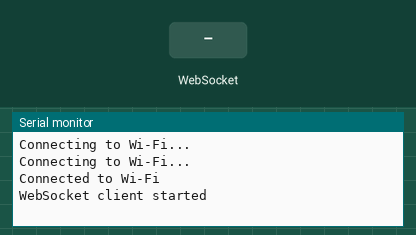
Recording of a sketch running on a simulated ESP32. On the bench: the last lines printed to the serial monitor. The test bench sets the inputs (shaded band). WiFi joins after 1.5 s; servers stay silent unless stated.

Above: at 3.2 s.
3.3 s: WebSocket text "1" received
At 4.5 s:
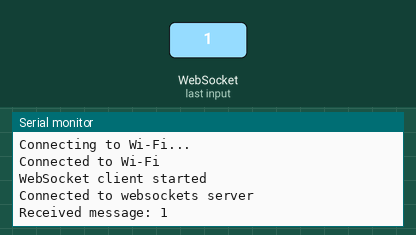
4.8 s: WebSocket text "0" received
At 5.8 s:
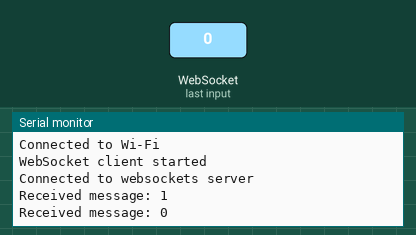
6.3 s: WebSocket text "2" received
At 6.9 s:
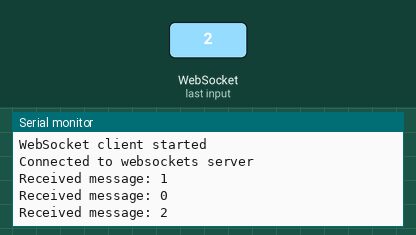

The sketch:

light_switcher.h.ino
```cpp
#include <WiFi.h>
#include <WebSocketsClient.h>
#include <ArduinoJson.h>

const char* ssid = "VK-WIFI";
const char* password = "meteor81990";

// Initialize the WebSocket client
WebSocketsClient webSocket;

void handleWebSocketEvent(WStype_t type, uint8_t* payload, size_t length) {
  switch (type) {
    case WStype_DISCONNECTED:
      Serial.println("Disconnected from websockets server");
      break;
    case WStype_CONNECTED:
      Serial.println("Connected to websockets server");
      break;
    case WStype_TEXT:
      Serial.print("Received message: ");
      Serial.println((char*)payload);

      // Parse the JSON message
      DynamicJsonDocument json(1024);
      DeserializationError error = deserializeJson(json, payload);

      if (error) {
        Serial.print(F("deserializeJson() failed: "));
        Serial.println(error.c_str());
        return;
      }

      // Check if this is a first connection.
      // In this case we should consider the payload as an array in order to update the initial status of the bulbs
      bool isFirstConnection = json["firstConnection"].as<bool>();

      if (isFirstConnection) {
        // Iterate through the array and update the pins
        for (JsonVariant value : json["rooms"].as<JsonArray>()) {
          // Update the pinMode, analogWrite, and digitalWrite values for the current pin
          updateBulb(value.as<JsonObject>());
        }
      } else {
        // Handle a non-array payload
        // Update the pinMode, analogWrite, and digitalWrite values for the single pin
        updateBulb(json.as<JsonObject>());
      }

      // Send a response to the back-end
      // webSocket.sendTXT("Bulb status updated");
      break;
  }
}

void updateBulb(JsonObject data) {
  int bulbPin = data["bulbPin"].as<int>();
  int lightStatus = data["lightStatus"].as<int>();

  if (bulbPin > 0) {
    pinMode(bulbPin, OUTPUT);
    Serial.print("bulbPin: ");
    Serial.println(bulbPin);

    digitalWrite(bulbPin, lightStatus ? LOW : HIGH);
    Serial.print("lightStatus: ");
    Serial.println(lightStatus);
  }
}

void setup() {
  // Initialize the serial port
  Serial.begin(115200);

  // Connect to the Wi-Fi network
  WiFi.begin(ssid, password);
  while (WiFi.status() != WL_CONNECTED) {
    delay(1000);
    Serial.println("Connecting to Wi-Fi...");
  }
  Serial.println("Connected to Wi-Fi");

  // Connect to the remote WebSocket server
  webSocket.begin("192.168.1.178", 8080, "/", "ws");
  webSocket.onEvent(handleWebSocketEvent);
  Serial.println("WebSocket client started");
}

void loop() {
  // Handle incoming WebSocket messages
  webSocket.loop();

  // Send a ping message to the server every 10 seconds to keep the connection alive
  static unsigned long pingTime = millis();
  if (millis() - pingTime > 10000) {
    webSocket.sendPing();
    pingTime = millis();
  }
}
```

Measured:
- after the input at 3.3 s, the serial monitor: prints a new line at once (image 1)
- after the input at 4.8 s, the serial monitor: prints a new line at once (image 2)
- after the input at 6.3 s, the serial monitor: prints a new line at once (image 3)
